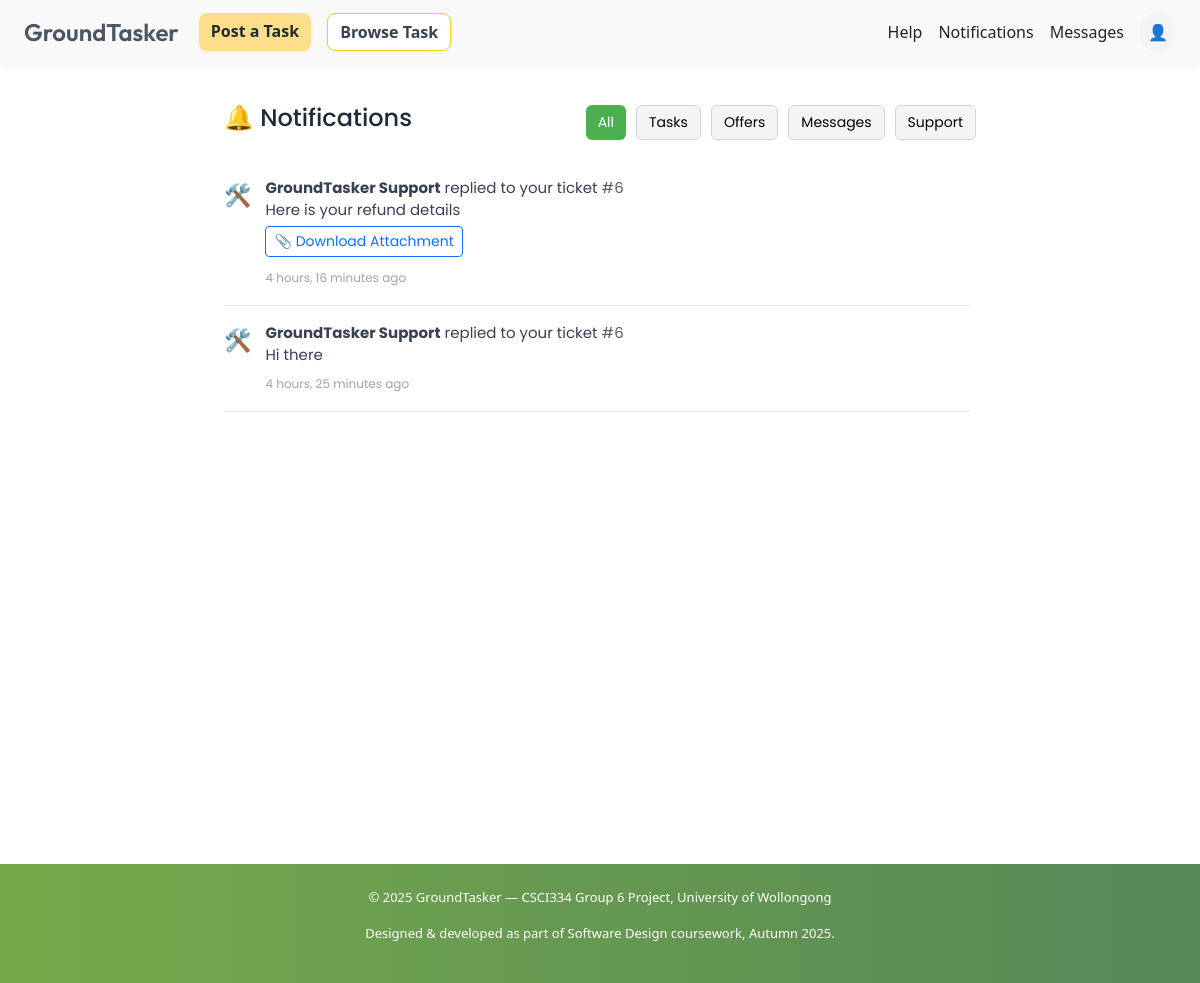
The page /core/notifications/ (signed in) on the database its author committed.
### adminpanel/models.py (models this page shows, shortened)
class TicketReply(models.Model):
    ticket = models.ForeignKey(Ticket, on_delete=models.CASCADE)
    message = models.TextField()
    attachment = models.FileField(upload_to='support_replies/', blank=True, null=True)
    created_at = models.DateTimeField(auto_now_add=True)

class Ticket(models.Model):
    STATUS_CHOICES = [
        ('open', 'Open'),
        ('closed', 'Closed'),
    ]
    user = models.ForeignKey(User, on_delete=models.CASCADE)
    full_name = models.CharField(max_length=255)
    email = models.EmailField()
    category = models.CharField(max_length=100, default='General Support')
    message = models.TextField()
    attachment = models.FileField(upload_to='support_attachments/', blank=True, null=True)
    status = models.CharField(max_length=10, choices=STATUS_CHOICES, default='open')
    created_at = models.DateTimeField(auto_now_add=True)

### core/views.py (the view)
# urls.py: path('notifications/', views.notifications_view, name='notifications'),
@login_required
def notifications_view(request):
    user_tickets = Ticket.objects.filter(user=request.user)
    support_replies = TicketReply.objects.filter(ticket__in=user_tickets).order_by('-created_at')
    return render(request, 'notifications.html', {
        'support_replies': support_replies
    })

### templates/notifications.html (shortened to what this page needs)
{% extends "base.html" %}
{% load static %}
{% block extra_css %}
<link rel="stylesheet" href="{% static 'css/notifications.css' %}">
<link rel="stylesheet" href="https://cdn.jsdelivr.net/npm/bootstrap-icons@1.10.5/font/bootstrap-icons.css">
{% endblock %}
{% block content %}
<div class="notifications-page">
  <div class="notifications-header">
    <h2>🔔 Notifications</h2>
    <div class="filter-options">
      <button class="filter active" data-filter="all">All</button>
      <button class="filter" data-filter="tasks">Tasks</button>
      <button class="filter" data-filter="offers">Offers</button>
      <button class="filter" data-filter="messages">Messages</button>
      <button class="filter" data-filter="support">Support</button>
    </div>
  </div>
  <div class="notifications-scroll">
    {% for reply in support_replies %}
    <div class="notification-row support" data-type="support">
      <div class="notif-icon">🛠️</div>
      <div class="notif-text">
        <p><strong>GroundTasker Support</strong> replied to your ticket <span class="text-muted">#{{ reply.ticket.id }}</span></p>
        <p class="mb-1">{{ reply.message }}</p>
        {% if reply.attachment %}
          <a href="{{ reply.attachment.url }}" target="_blank" class="btn btn-outline-primary btn-sm mb-2">📎 Download Attachment</a>
        {% endif %}
        <div><span class="notif-meta">{{ reply.created_at|timesince }} ago</span></div>
      </div>
    </div>
    {% empty %}
    <p>No support replies yet.</p>
    {% endfor %}
  </div>
</div>
{% endblock %}

### static/css/base.css (style rules this page uses)
body { opacity: 0; transition: opacity 0.2s ease-in-out; transition: opacity 0.2s ease, transform 0.2s ease; }
body.fade-in { opacity: 1; transform: scale(1); }
a { text-decoration: none; color: inherit; }

### static/css/notifications.css (style rules this page uses)
.notifications-page { max-width: 800px; margin: 40px auto; padding: 0 24px; font-family: 'Poppins', sans-serif; display: flex; flex-direction: column; height: calc(100vh - 100px); }
.notifications-header { display: flex; justify-content: space-between; align-items: center; margin-bottom: 20px; }
.notifications-header h2 { font-size: 24px; color: #1f2937; }
.filter-options { display: flex; gap: 10px; }
.filter { padding: 6px 12px; background: #f3f4f6; border: 1px solid #d1d5db; border-radius: 6px; cursor: pointer; font-size: 14px; transition: none; }
.filter.active, .filter:hover { background-color: #4caf50; color: white; border: none; }
.notifications-scroll { overflow-y: auto; flex-grow: 1; padding-right: 6px; }
.notification-row { display: flex; align-items: flex-start; gap: 14px; padding: 16px 0; border-bottom: 1px solid #e5e7eb; }
.notif-icon { font-size: 22px; margin-top: 2px; }
.notif-text { flex: 1; }
.notif-text p { margin: 0; color: #374151; font-size: 15px; }
.notif-meta { font-size: 12px; color: #9ca3af; }

### rows shown on the page
TicketReply: ticket.id "6", message "Here is your refund details", created_at "4 hours, 16 minutes"
TicketReply: ticket.id "6", message "Hi there", created_at "4 hours, 25 minutes"

### other values the page prints
{{ year }} "2025"
